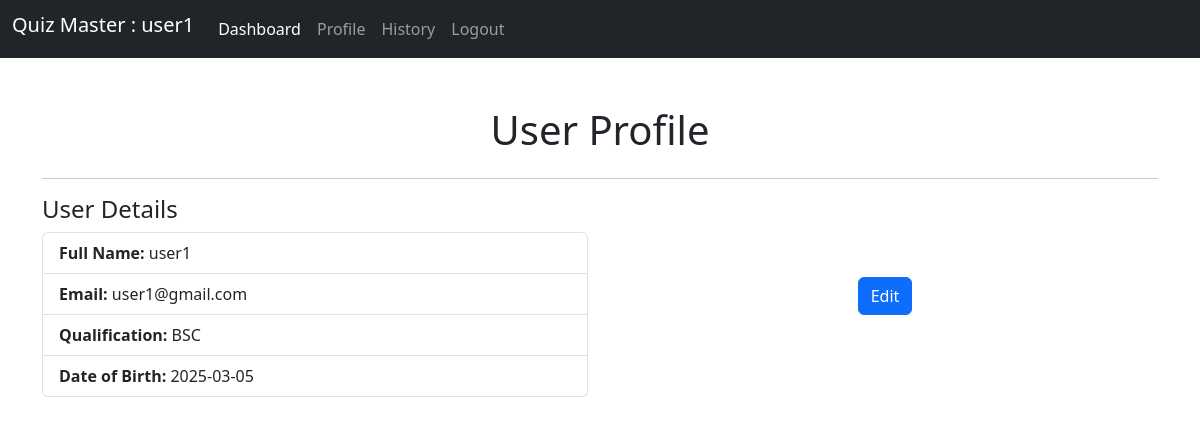
Page /userprofile/2 (signed in) on the earlier database version.
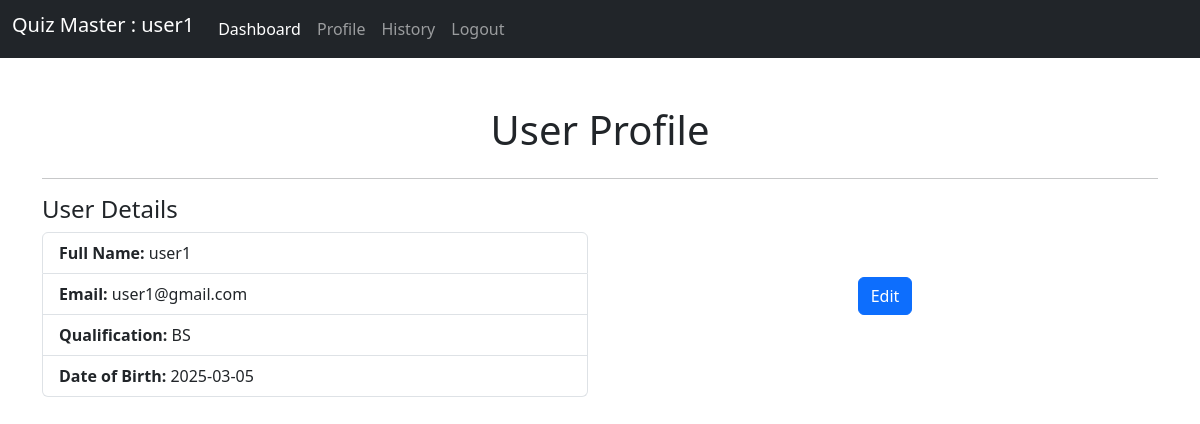
Same page on the later database version.
### app.py (models this page shows)
class User(db.Model):
    __tablename__ = "User_table"
    id = db.Column(db.Integer, primary_key=True)
    User_email = db.Column(db.String(120), unique=True, nullable=False)
    User_fullname = db.Column(db.String(120), nullable=False)
    User_password = db.Column(db.String(120), nullable=False)
    User_qualification = db.Column(db.String(120), nullable=False)
    User_dob = db.Column(db.String(120), nullable=False)
    isadmin = db.Column(db.Boolean, nullable=False,default=False)
    Marks = db.relationship('Marks',back_populates='User',cascade='all,delete-orphan')

### app.py (the view)
@app.route('/userprofile/<int:user_id>', methods=['GET', 'POST'])
def userprofile(user_id):
    print(dict(session))
    if session.get('useremail'):
        user = User.query.filter_by(id=user_id).first()
        if request.method == 'POST':
            User_email = request.form.get("User_email")
            User_fullname = request.form.get("User_fullname")
            User_password = request.form.get("User_password")
            User_qualification = request.form.get("User_qualification")
            User_dob = request.form.get("User_dob")
            user.User_email = User_email
            user.User_fullname = User_fullname
            user.User_password = User_password
            user.User_qualification = User_qualification
            user.User_dob = User_dob
            db.session.commit()
            flash('user edited successfully','info')
            return redirect('/userdashboard')
        else:
            return render_template('userprofile.html', user=user)
    return redirect('/login')

### templates/userprofile.html (shortened to what this page needs)
{% extends "base.html" %}
{% block content %}
<nav class="navbar navbar-expand-lg navbar-dark bg-dark">
    <div class="container-fluid"><h1 class="navbar-brand">
      Quiz Master : {{user.User_fullname}}</h1>
      <div class="collapse navbar-collapse" id="navbarNav">
        <ul class="navbar-nav me-auto mb-2 mb-lg-0">
          <li class="nav-item">
            <a class="nav-link active" aria-current="page" href="/userdashboard">Dashboard</a>
          </li>
          <li class="nav-item">
            <a class="nav-link" href="/userprofile/{{user.id}}">Profile</a>
          </li>
            <li class="nav-item">
              <a class="nav-link" href="/userhistory/{{user.id}}">History</a>
            </li>
          <li class="nav-item">
            <a class="nav-link" href="/user/logout">Logout</a>
          </li>
        </ul>
      </div>
    </div>
  </nav>
<div class="container mt-5">
    <h1 class="text-center mb-4">User Profile</h1>
    <hr>
    <div class="row">
        <div class="col-md-6">
            <h4>User Details</h4>
            <ul class="list-group">
                <li class="list-group-item"><strong>Full Name:</strong> {{ user.User_fullname }}</li>
                <li class="list-group-item"><strong>Email:</strong> {{ user.User_email }}</li>
                <li class="list-group-item"><strong>Qualification:</strong> {{ user.User_qualification }}</li>
                <li class="list-group-item"><strong>Date of Birth:</strong> {{ user.User_dob }}</li>
            </ul>
        </div>
        <div class="col-md-6 d-flex align-items-center justify-content-center">
            <button type="button" class="btn btn-primary" data-bs-toggle="modal" data-bs-target="#editModal">
                Edit
            </button>
        </div>
    </div>
</div>
{% endblock %}

Differences in the rows shown:
changed User "user1": User_qualification "BSC" → "BS"
